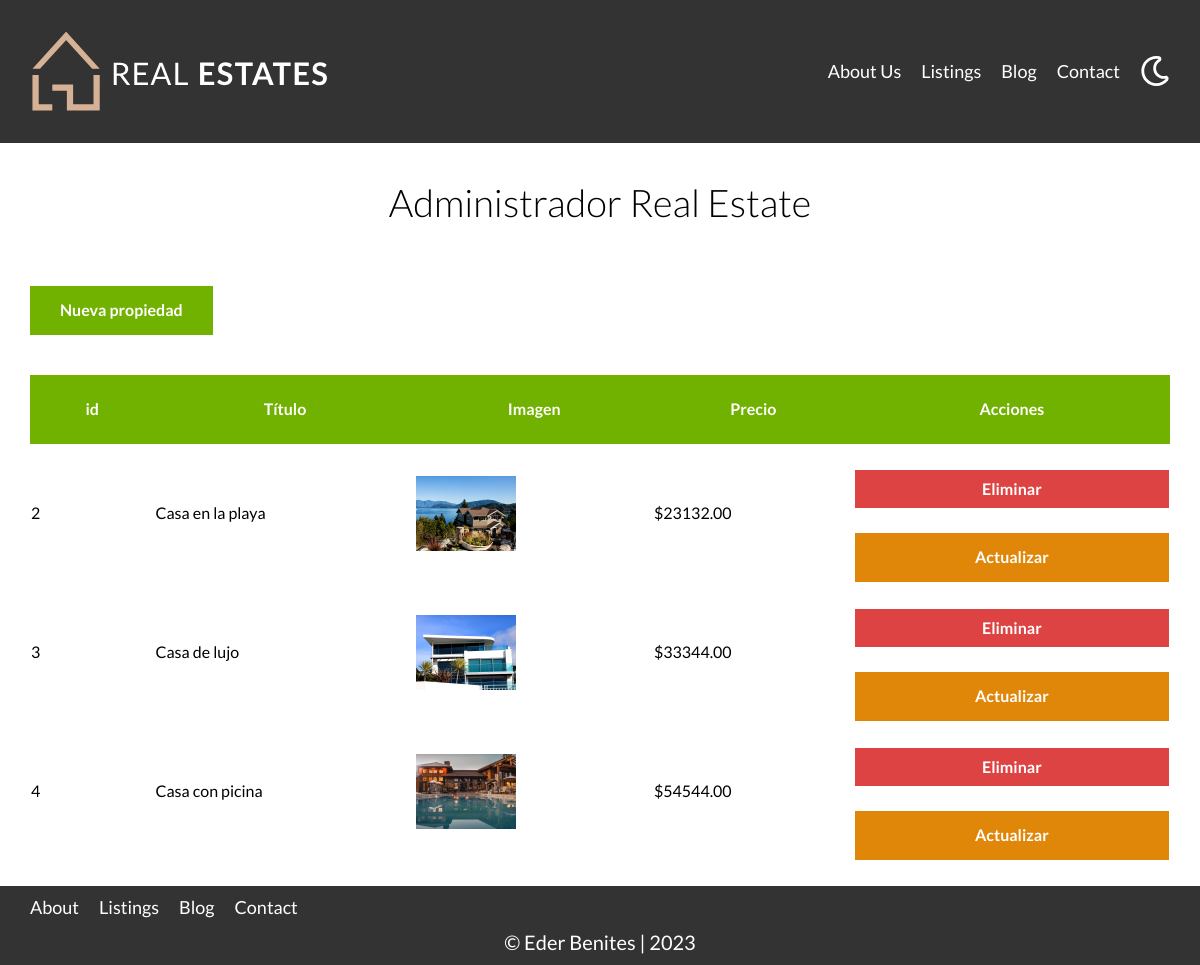
The app's page /admin/index.php with its own data.
### tables this page shows
CREATE TABLE
    IF NOT EXISTS `propiedades` (
        `id` INT(11) NOT NULL AUTO_INCREMENT,
        `titulo` VARCHAR(45) NULL,
        `precio` DECIMAL(10, 2) NULL,
        `imagen` VARCHAR(200) NULL,
        `descripcion` LONGTEXT NULL,
        `habitaciones` INT(1) NULL,
        `wc` INT(1) NULL,
        `estacionamiento` INT(1) NULL,
        `creado` DATE NULL,
        `vendedores_id` INT(11) NOT NULL,
        PRIMARY KEY (`id`),
        INDEX `fk_propiedades_vendedores_idx` (`vendedores_id` ASC) VISIBLE,
        CONSTRAINT `Vendedores_id` FOREIGN KEY (`vendedores_id`) REFERENCES `vendedores` (`id`) ON DELETE NO ACTION ON UPDATE NO ACTION
    );

### admin/index.php (the view, shortened to what this page needs)
<?php
$db = conectarDB();
$consulta = "SELECT * FROM propiedades";
$resultado = mysqli_query($db, $consulta);
?>
<main class="container section">
    <h1>Administrador Real Estate</h1>
    <a href="/admin/propiedades/crear.php" class="btn btn-green">Nueva propiedad</a>
    <table class="propiedades">
        <thead>
            <tr>
                <th>id</th>
                <th>Título</th>
                <th>Imagen</th>
                <th>Precio</th>
                <th>Acciones</th>
            </tr>
        </thead>
        <tbody>
            <?php while ($propiedad = mysqli_fetch_assoc($resultado)) : ?>
                <tr>
                    <td><?php echo $propiedad["id"]; ?></td>
                    <td><?php echo $propiedad["titulo"]; ?></td>
                    <td><img src="\imagenes\<?php echo $propiedad["imagen"]; ?>" class="imagen-tabla" alt="img"></td>
                    <td>$<?php echo $propiedad["precio"]; ?></td>
                    <td>
                        <form action="" method="post">
                            <input type="submit" class="btn-red-block w-100" value="Eliminar" />
                        </form>
                        <a
                        href="/admin/propiedades/actualizar.php?id=<?php echo $propiedad["id"]; ?>"
                        class="btn-green-block">Actualizar</a>
                    </td>
                <?php endwhile; ?>
        </tbody>
    </table>
</main>

### build/css/app.css (style rules this page uses)
html { -webkit-text-size-adjust:100%;line-height:1.15 }
body { margin:0 }
main { display:block }
h1 { font-size:2em;margin:.67em 0 }
a { background-color:transparent }
img { border-style:none }
button,input,optgroup,select,textarea { font-family:inherit;font-size:100%;line-height:1.15;margin:0 }
button,input { overflow:visible }
[type=button],[type=reset],[type=submit],button { -webkit-appearance:button }
html { box-sizing:border-box;font-size:62.5% }
*,:after,:before { box-sizing:inherit }
body { font-family:Lato,sans-serif;font-size:1.6rem;line-height:1.8 }
.container { margin:0 auto;max-width:120rem;width:95% }
a { text-decoration:none }
img,picture { display:block;width:100% }
h1,h2,h3 { font-family:Lato,sans-serif;font-weight:300;margin:2.5rem 0;text-align:center }
h1 { font-size:3.8rem }
.section { margin-bottom:2.5rem;margin-top:2.5rem }
.btn-green { background-color:#71b100;border:none;color:#fff;display:inline-block;font-weight:700;margin-top:2.5rem;padding:1rem 3rem;text-align:center;text-decoration:none }
.btn-red-block { background-color:#de4343;border:none;color:#fff;display:block;font-weight:700;margin-top:2.5rem;padding:1rem 3rem;text-align:center;text-decoration:none;width:100% }
.btn-green-block { background-color:#e08709;border:none;color:#fff;display:block;font-weight:700;margin-top:2.5rem;padding:1rem 3rem;text-align:center;text-decoration:none }
table.propiedades { border-spacing:0;margin-top:4rem;width:100% }
table.propiedades thead { background-color:#71b100 }
table.propiedades thead th { color:#fff;padding:2rem }
table.propiedades .imagen-tabla { width:10rem }

### records on screen
propiedades: id "2", titulo "Casa en la playa", imagen (picture), precio "23132.00"
propiedades: id "3", titulo "Casa de lujo", imagen (picture), precio "33344.00"
propiedades: id "4", titulo "Casa con picina", imagen (picture), precio "54544.00"
